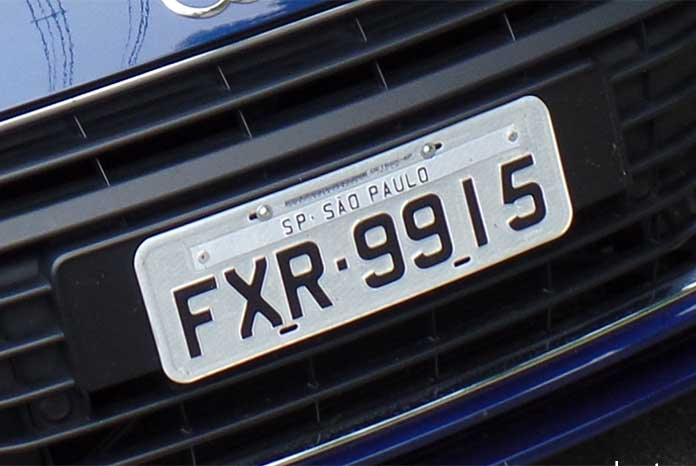
#> input picture input/Placa.jpg, 696 x 466 px
$ python -i LimpaImagem.py   (imports and definitions only)
#> lines starting #> are read from the running program, lines starting #| are printed output that depends on the picture; after the words box and inside, x2 and y2 are one past the last pixel; in counts of white or black regions, pixels touching at a corner belong together
#> further down, picture is the input picture: PIL image 696x466 RGB; mean R, G, B 64.1, 67, 76.7
import cv2
import numpy as np

from PIL import Image, ImageEnhance, ImageFilter
from PIL.ImageOps import grayscale


def processe_img(img):

    img.save('antes.jpg')

    '''Converte para cinza'''
    img = grayscale(img)
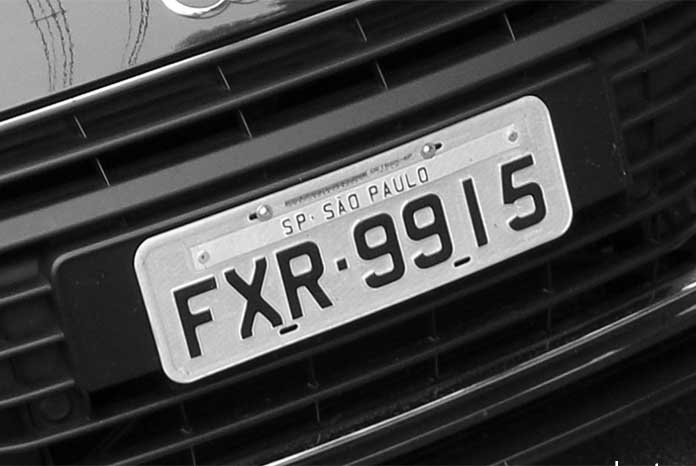
#> img: PIL image 696x466 L; min 0, max 255, mean 67.3

    '''Reduz ruido'''
    img = img.filter(ImageFilter.MedianFilter())

    '''Aumenta o contraste'''
    enhancer = ImageEnhance.Contrast(img)
    img = enhancer.enhance(2)
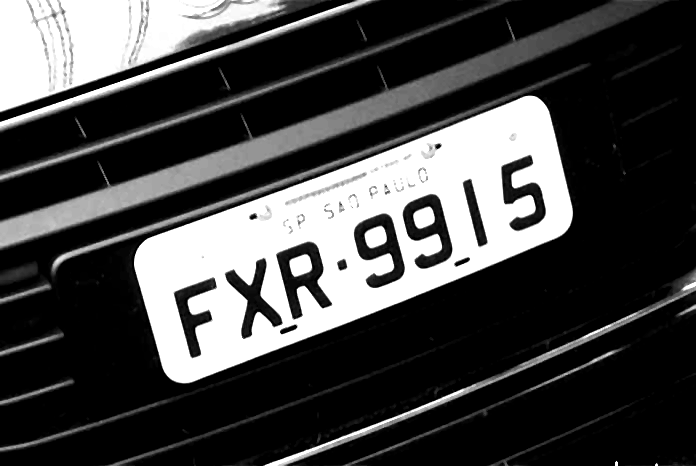
#> img: PIL image 696x466 L; min 0, max 255, mean 70.2

    '''Converte a image para matrix'''
    img = np.array(img)

    '''Converte para binario a image'''
    _, binimg = cv2.threshold(np.asarray(img).astype(np.uint8), 60, 255, cv2.THRESH_BINARY | cv2.THRESH_OTSU)
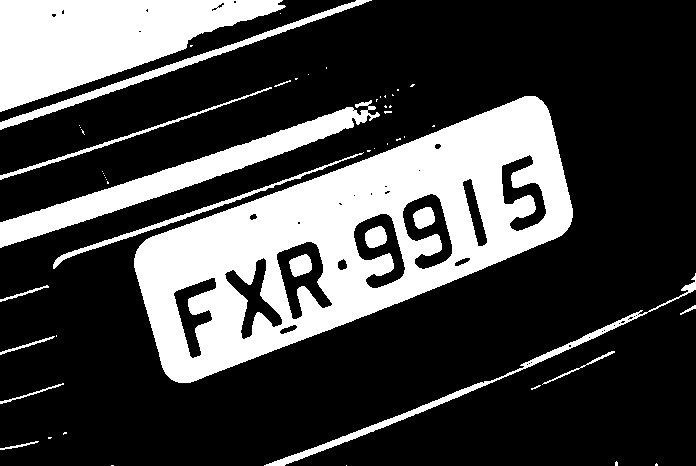
#> binimg: shape (466, 696); 27.1% white; 54 white regions (37 under 20 px), largest, box (x1, y1, x2, y2) and area: (134, 96, 573, 383) 52626, (0, 0, 286, 112) 17345, (0, 100, 380, 248) 8835
    # binimg = cv2.adaptiveThreshold(img, 255, cv2.ADAPTIVE_THRESH_GAUSSIAN_C, cv2.THRESH_BINARY, 127, 1)

    '''Kernel'''
    # rectKernel = cv2.getStructuringElement(cv2.MORPH_RECT, (9, 3))

    '''Aumenta o tracado'''
    # imgTracado = cv2.dilate(binimg, rectKernel, iterations=1)

    '''Reduz o tracado'''
    # imgTracado = cv2.erode(binimg, rectKernel, iterations=1)

    img = Image.fromarray(binimg)

    img.save('depois.jpg')

    return img

>>> from PIL import Image
>>> picture = Image.open('../input/Placa.jpg')
>>> result = processe_img(picture)
